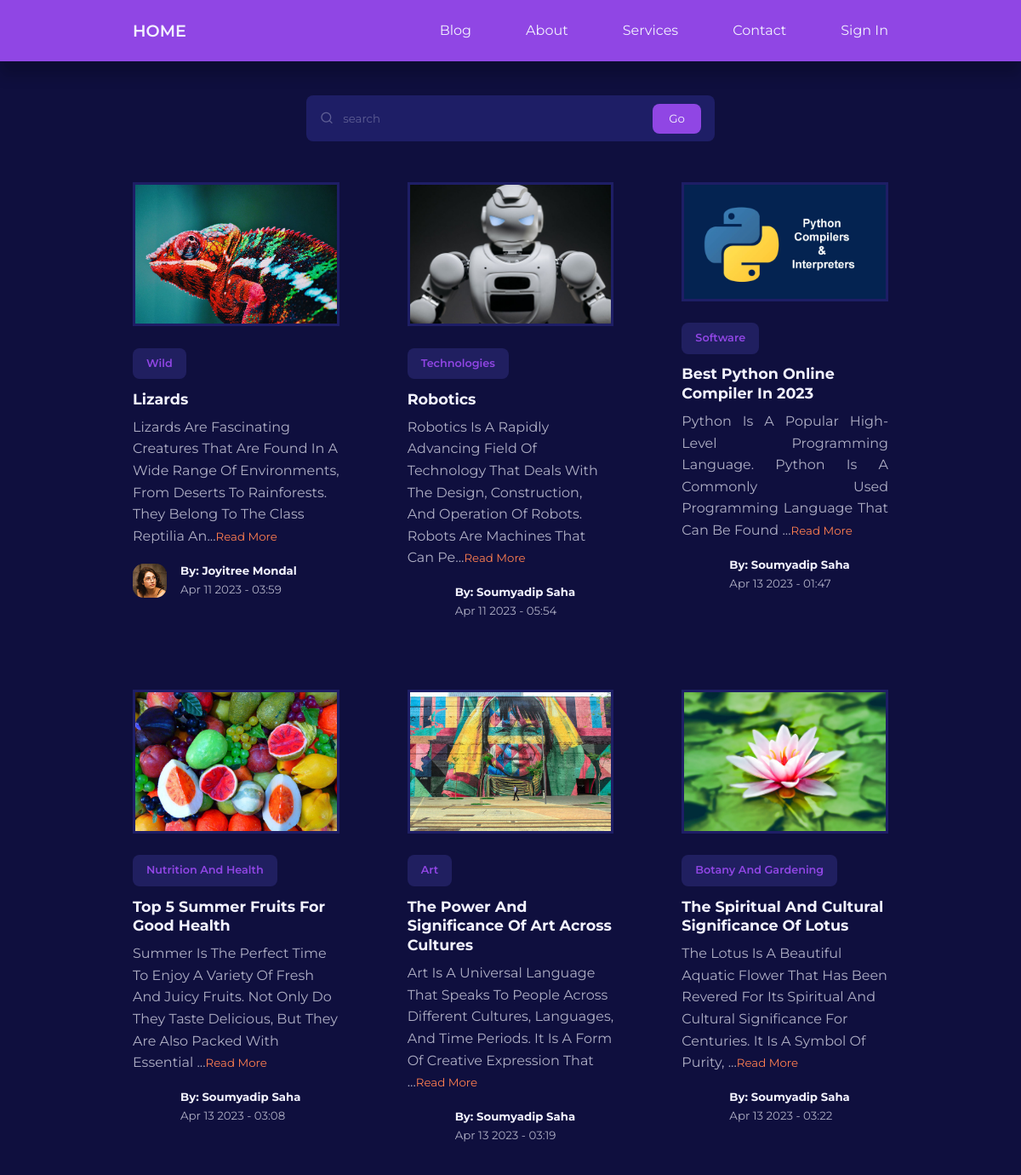
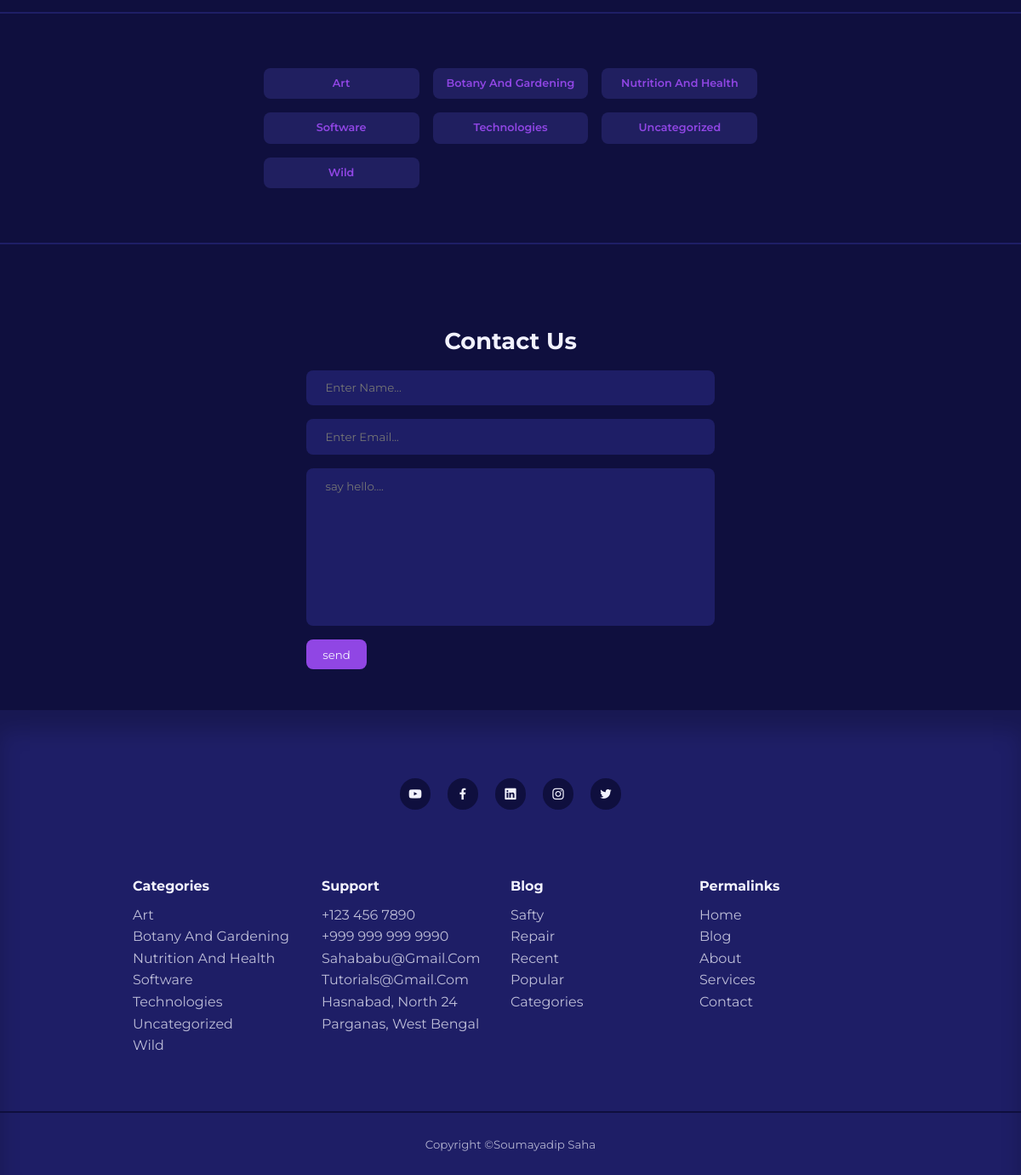
Screenshot of /blog.php with the database file from the repository (2 pictures, top to bottom).
### tables this page shows
CREATE TABLE `posts` (
  `id` int(11) NOT NULL,
  `title` varchar(50) NOT NULL,
  `tbody` text NOT NULL,
  `thumbnil` varchar(255) NOT NULL,
  `date_time` timestamp NOT NULL DEFAULT current_timestamp(),
  `category_id` int(11) UNSIGNED DEFAULT NULL,
  `author_id` int(11) UNSIGNED NOT NULL,
  `is_featured` tinyint(1) NOT NULL
);

CREATE TABLE `category` (
  `cid` int(11) UNSIGNED NOT NULL,
  `ctitle` varchar(50) NOT NULL,
  `cdescription` text NOT NULL
);

CREATE TABLE `users` (
  `uid` int(11) UNSIGNED NOT NULL,
  `ufname` varchar(50) NOT NULL,
  `ulname` varchar(50) NOT NULL,
  `uname` varchar(50) NOT NULL,
  `uemail` varchar(100) NOT NULL,
  `upassword` varchar(255) NOT NULL,
  `avatar` varchar(255) NOT NULL,
  `is_admin` int(1) NOT NULL
);

### blog.php (the view, shortened to what this page needs)
<?php
    include 'Partials/header.php';
    $post_query = "SELECT * from posts";
    $post_result = mysqli_query($conn, $post_query);
?>
    <section class="search_br">
        <form action="./search.php" method="get" class="container search_bar-container">
            <div>
                <i class="uil uil-search"></i>
                <input type="search" name="search" placeholder="search" id="">
            </div>
            <button type="submit" name="submit" class="btn">go</button>
        </form>
    </section>
    <section class="posts">
        <div class="container posts_container">
            <?php while($post = mysqli_fetch_assoc($post_result)) {?>
            <article class="post">
                <div class="post_thumbnil">
                    <img src="./upload/<?= $post['thumbnil'] ?>" alt="">
                </div>
                <div class="post_info">
                    <?php
                        $category_id_id = $post['category_id'];
                        $category_query_query = "SELECT * from category where cid='$category_id_id'";
                        $category_result_result = mysqli_query($conn, $category_query_query);
                        $category_post = mysqli_fetch_assoc($category_result_result);
                    ?>
                    <a href="./category-post.php?cid=<?= $category_post['cid'] ?>" class="category_button"><?= $category_post['ctitle'] ?></a>
                    <h3 class="post_title"><a href="./post.php?pid=<?= $post['id'] ?>"><?= $post['title'] ?></a></h3>
                    <p class="post_body">
                        <?= substr(($post['tbody']), 0, 150) ?>...<small><a href="./post.php?pid=<?= $post['id'] ?>"  style="color:coral;">read more</a></small>
                    </p>
                    <div class="post_author">
                        <?php
                            $post_author_id = $post['author_id'];
                            $post_author_query = "SELECT * from users where uid='$post_author_id'";
                            $post_author_result = mysqli_query($conn, $post_author_query);
                            $post_author = mysqli_fetch_assoc($post_author_result);
                        ?>
                        <div class="post_author-avatar">
                            <img src="./upload/<?= $post_author['avatar'] ?>" alt="">
                        </div>
                        <div class="post_author-info">
                            <h5>by: <?= $post_author['ufname'] . "\n" . $post_author['ulname'] ?></h5>
                            <small><?=date("M d Y - h:i", strtotime($post['date_time'])) ?></small>
                        </div>
                    </div>
                </div>
            </article>
            <?php }?>
        </div>
    </section>
    <section class="category_buttons">
        <div class="container category_buttons-container">
            <?php
                $category_query = "SELECT * from category order by ctitle";
                $category_result = mysqli_query($conn, $category_query);
            ?>
            <?php while($user = mysqli_fetch_assoc($category_result)) {?>
            <a href="./category-post.php?cid=<?= $user['cid'] ?>" class="category_button"><?php echo $user['ctitle']; ?></a>
            <?php } ?>
        </div>
    </section>
    <section class="form_section" id="contact">
        <h2>Contact us</h2>
        <div class="container form_section-container">
            <form action="./contact.php" method="post">
                <input type="text" name="name" id="" placeholder="Enter Name...">
                <input type="email" name="email" id="" placeholder="Enter Email...">
                <textarea name="message" id="" cols="30" rows="10" placeholder="say hello...."></textarea>
                <input type="submit" class="btn" value="send" name="submit">
            </form>
        </div>
    </section>
<?php
    include 'Partials/footer.php';
?>

### Partials/footer.php (shortened to what this page needs)
 <footer>
        <div class="footer_socials">
            <a href="#" target="blank"><i class="uil uil-youtube"></i></a>
            <a href="#" target="blank"><i class="uil uil-facebook-f"></i></a>
            <a href="#" target="blank"><i class="uil uil-linkedin"></i></a>
            <a href="#" target="blank"><i class="uil uil-instagram"></i></a>
            <a href="#" target="blank"><i class="uil uil-twitter"></i></a>
        </div>
        <div class="container footer_container">
            <article>
                <h4>categories</h4>
                <ul>
                    <?php
                        $category_query = "SELECT * from category order by ctitle";
                        $category_result = mysqli_query($conn, $category_query);
                    ?>
                    <?php while($user = mysqli_fetch_assoc($category_result)) {?>
                        <li>
                        <a href="./category-post.php?cid=<?= $user['cid'] ?>"><?php echo $user['ctitle']; ?></a>
                    <?php } ?>
                        </li>
                </ul>
            </article>
            <article>
                <h4>support</h4>
                <ul>
                    <li><a href="">+123 456 7890</a></li>
                    <li><a href="">+999 999 999 9990</a></li>
                    <li><a href="">sahababu@gmail.com</a></li>
                    <li><a href="">tutorials@gmail.com</a></li>
                    <li><a href="">Hasnabad, North 24 parganas, west bengal</a></li>
                </ul>
            </article>
            <article>
                <h4>Blog</h4>
                <ul>
                    <li><a href="">safty</a></li>
                    <li><a href="">repair</a></li>
                    <li><a href="">recent</a></li>
                    <li><a href="">popular</a></li>
                    <li><a href="">categories</a></li>
                </ul>
            </article>
            <article>
                <h4>permalinks</h4>
                <ul>
                    <li><a href="./index.php">home</a></li>
                    <li><a href="./blog.php">blog</a></li>
                    <li><a href="./about.php">about</a></li>
                    <li><a href="./service.php">services</a></li>
                    <li><a href="./contact.php">contact</a></li>
                </ul>
            </article>
        </div>
        <div class="footer_copyright">
            <small>copyright &copy;soumayadip saha</small>
        </div>
    </footer>
</body>
</html>

### CSS/style.css (style rules this page uses)
:root { --color-primary: #9046e4; --color-primary-light: hsl(242, 91%, 69%, 18%); --color-primary-variant: #5854c7; --color-red: #da0f3f; --color-red-light: hsl(346, 87%, 46%, 15%); --color-green: #00c476; --color-green-light: hsl(156, 100%, 38%, 15%); --color-gray-900: #1e1e66; --color-gray-700: #2d2b7c; --color-gray-300: rgba(242, 242, 254, 0.3); --color-gray-200: rgba(242, 242, 254, 0.7); --color-white: #f2f2fe; --color-bg: #0f0f3e; --transition: all 300ms ease; --container-width-lg: 74%; --container-width-md: 88%; --form-width: 50%; --card-border-radius-1: 0.3rem; --card-border-radius-2: 0.5rem; --card-border-radius-3: 0.8rem; --card-border-radius-4: 2rem; --card-border-radius-5: 5rem; }
* { margin: 0; padding: 0; outline: 0; border: 0; appearance: 0; list-style: none; text-decoration: none; text-transform: capitalize; font-family: 'Montserrat', sans-serif; box-sizing: border-box; }
body { line-height: 1.6; color: var(--color-gray-200); overflow-x: hidden; background: var(--color-bg); }
.container { width: var(--container-width-lg); max-width: 1800px; margin: 0 auto; }
section { margin-top: 3rem; width: 100vw; }
h1, h2, h3, h4, h5 { color: var(--color-white); line-height: 1.3; }
h2 { font-size: 1.7rem; margin: 1rem 0; }
h3 { font-size: 1.1rem; margin: 0.8rem 0 0.5rem; }
h4 { font-size: 1rem; }
a { color: var(--color-white); transition: var(--transition); }
img { display: block; width: 100%; object-fit: cover; }
.category_button { background: var(--color-primary-light); color: var(--color-primary); display: inline-block; padding: 0.5rem 1rem; border-radius: var(--card-border-radius-2); font-weight: 600; font-size: 0.8rem; text-align: center; }
.post_thumbnil { border: .2rem solid var(--color-gray-900); overflow: hidden; margin-bottom: 1.6rem; }
.post_author { display: flex; gap: 1rem; margin-top: 1.2rem; }
.post_author-avatar { width: 2.5rem; height: 2.5rem; border-radius: var(--card-border-radius-3); overflow: hidden; }
.posts_container { display: grid; grid-template-columns: repeat(3, 1fr); gap: 5rem; }
.category_buttons { padding: 4rem 0; border-top: 2px solid var(--color-gray-900); border-bottom: 2px solid var(--color-gray-900); }
.category_buttons-container { width: fit-content; display: grid; grid-template-columns: repeat(3, 1fr); gap: 1rem; }
footer { background: var(--color-gray-900); padding: 5rem 0 0; box-shadow: inset 0 1.5rem 1.5rem rgba(0, 0, 0, 0.2); }
.footer_socials { margin-inline: auto; width: fit-content; margin-bottom: 5rem; display: flex; justify-content: space-between; align-items: center; gap: 1.2rem; }
.footer_socials a { background: var(--color-bg); border-radius: 50%; width: 2.3rem; height: 2.3rem; display: flex; align-items: center; justify-content: center; }
.footer_container { display: grid; grid-template-columns: repeat(4, 1fr); }
footer h4 { color: var(--color-white); margin-bottom: 0.6rem; }
footer ul a { opacity: 0.75; }
.footer_copyright { text-align: center; padding: 1.5rem; border-top: 2px solid var(--color-bg); margin-top: 4rem; }
.search_br { margin-top: 7rem; }
.search_bar-container { position: relative; width: 30rem; background: var(--color-gray-900); display: flex; flex-direction: row; justify-content: space-between; align-items: center; overflow: hidden; padding: 0.6rem 1rem; border-radius: var(--card-border-radius-2); color: var(--color-gray-300); }
.search_bar-container>div { width: 100%; display: flex; align-items: center; }
.search_bar-container input { margin-left: 0.7rem; padding: 0.5rem 0; width: 100%; background: transparent; color: var(--color-white); }
.search_bar-container input::placeholder { color: var(--color-gray-300); }
.btn { display: inline-block; width: fit-content; padding: 0.6rem 1.2rem; background: var(--color-primary); border-radius: var(--card-border-radius-2); cursor: pointer; color: var(--color-white); }
.form_section { display: grid; place-items: center; margin-top: 5rem; margin-bottom: 3rem; }
.form_section-container { width: 40%; }
form { display: flex; flex-direction: column; gap: 1rem; }
input, textarea, select { padding: 0.8rem 1.4rem; background: var(--color-gray-900); border-radius: var(--card-border-radius-2); resize: none; color: var(--color-white); text-transform: none; }

### rows the page displays
posts: thumbnil (picture), category.ctitle "Wild", title "Lizards", tbody "Lizards Are Fascinating Creatures That Are Found In A Wide Range Of Environments, From Deserts To Rainforests. They Belong To The Class Reptilia An", author.avatar (picture), author.ufname "Joyitree", author.ulname "Mondal", date_time "Apr 11 2023 - 03:59"
posts: thumbnil (picture), category.ctitle "Technologies", title "Robotics", tbody "Robotics Is A Rapidly Advancing Field Of Technology That Deals With The Design, Construction, And Operation Of Robots. Robots Are Machines That Can Pe", author.ufname "Soumyadip", author.ulname "Saha", date_time "Apr 11 2023 - 05:54"
posts: thumbnil (picture), category.ctitle "Software", title "Best Python Online Compiler In 2023", tbody "Python Is A Popular High-Level Programming Language. Python Is A Commonly Used Programming Language That Can Be Found", author.ufname "Soumyadip", author.ulname "Saha", date_time "Apr 13 2023 - 01:47"
posts: thumbnil (picture), category.ctitle "Nutrition And Health", title "Top 5 Summer Fruits For Good Health", tbody "Summer Is The Perfect Time To Enjoy A Variety Of Fresh And Juicy Fruits. Not Only Do They Taste Delicious, But They Are Also Packed With Essential", author.ufname "Soumyadip", author.ulname "Saha", date_time "Apr 13 2023 - 03:08"
posts: thumbnil (picture), category.ctitle "Art", title "The Power And Significance Of Art Across Cultures", tbody "Art Is A Universal Language That Speaks To People Across Different Cultures, Languages, And Time Periods. It Is A Form Of Creative Expression That", author.ufname "Soumyadip", author.ulname "Saha", date_time "Apr 13 2023 - 03:19"
posts: thumbnil (picture), category.ctitle "Botany And Gardening", title "The Spiritual And Cultural Significance Of Lotus", tbody "The Lotus Is A Beautiful Aquatic Flower That Has Been Revered For Its Spiritual And Cultural Significance For Centuries. It Is A Symbol Of Purity,", author.ufname "Soumyadip", author.ulname "Saha", date_time "Apr 13 2023 - 03:22"
category: ctitle "Art"
category: ctitle "Botany And Gardening"
category: ctitle "Nutrition And Health"
category: ctitle "Software"
category: ctitle "Technologies"
category: ctitle "Uncategorized"
category: ctitle "Wild"
